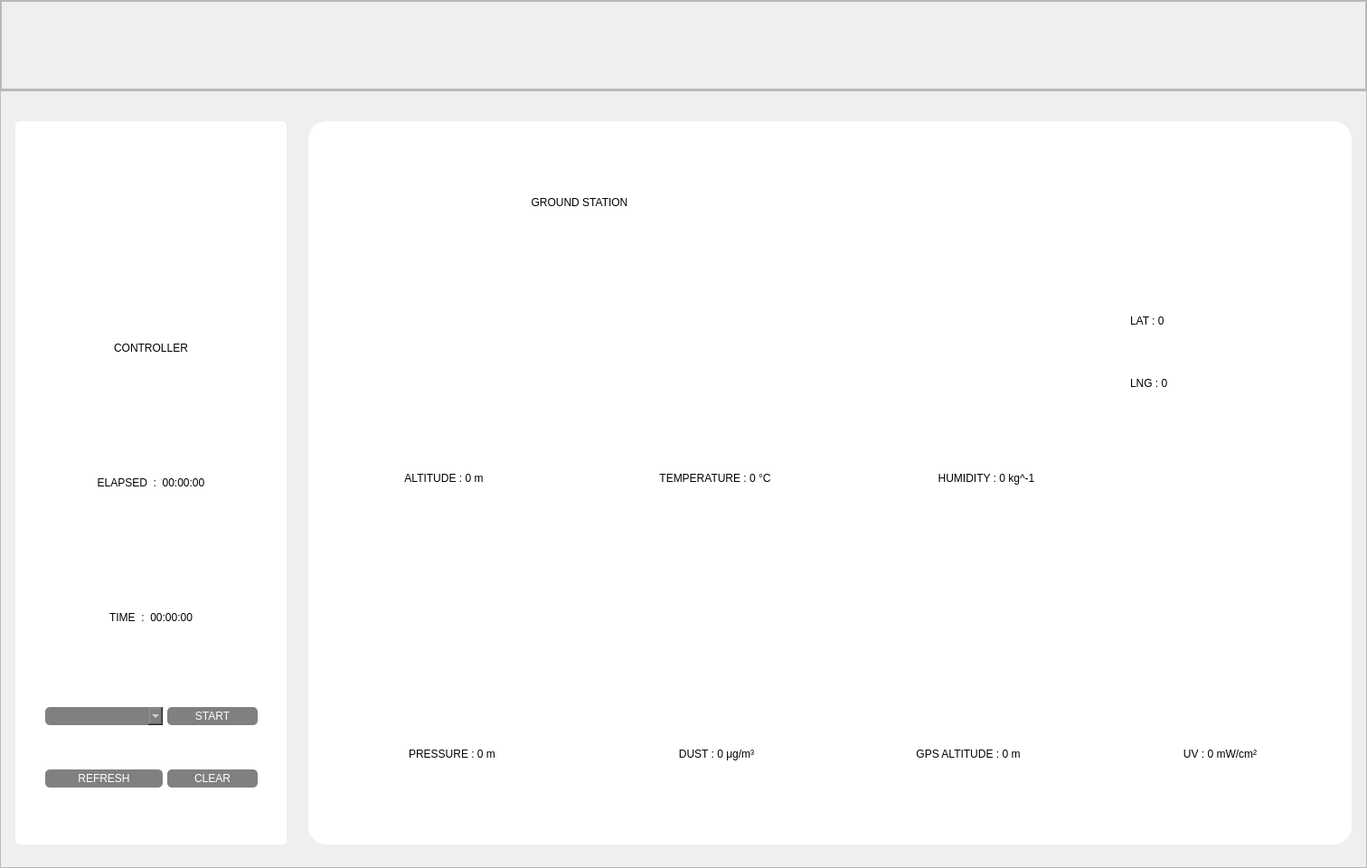
<?xml version="1.0" encoding="UTF-8"?>
<ui version="4.0">
 <class>MainWindow</class>
 <widget class="QMainWindow" name="MainWindow">
  <property name="geometry">
   <rect>
    <x>0</x>
    <y>0</y>
    <width>1512</width>
    <height>960</height>
   </rect>
  </property>
  <property name="minimumSize">
   <size>
    <width>1280</width>
    <height>960</height>
   </size>
  </property>
  <property name="maximumSize">
   <size>
    <width>16777215</width>
    <height>16777215</height>
   </size>
  </property>
  <property name="windowTitle">
   <string>MainWindow</string>
  </property>
  <property name="styleSheet">
   <string notr="true"/>
  </property>
  <widget class="QWidget" name="centralwidget">
   <property name="styleSheet">
    <string notr="true"/>
   </property>
   <layout class="QVBoxLayout" name="verticalLayout">
    <property name="spacing">
     <number>0</number>
    </property>
    <property name="leftMargin">
     <number>0</number>
    </property>
    <property name="topMargin">
     <number>0</number>
    </property>
    <property name="rightMargin">
     <number>0</number>
    </property>
    <property name="bottomMargin">
     <number>0</number>
    </property>
    <item>
     <widget class="QFrame" name="frame">
      <property name="maximumSize">
       <size>
        <width>16777215</width>
        <height>100</height>
       </size>
      </property>
      <property name="styleSheet">
       <string notr="true"/>
      </property>
      <property name="frameShape">
       <enum>QFrame::StyledPanel</enum>
      </property>
      <property name="frameShadow">
       <enum>QFrame::Raised</enum>
      </property>
      <layout class="QHBoxLayout" name="horizontalLayout">
       <property name="spacing">
        <number>0</number>
       </property>
       <property name="leftMargin">
        <number>0</number>
       </property>
       <property name="topMargin">
        <number>0</number>
       </property>
       <property name="rightMargin">
        <number>0</number>
       </property>
       <property name="bottomMargin">
        <number>0</number>
       </property>
       <item>
        <widget class="QFrame" name="frame_3">
         <property name="frameShape">
          <enum>QFrame::StyledPanel</enum>
         </property>
         <property name="frameShadow">
          <enum>QFrame::Raised</enum>
         </property>
         <layout class="QGridLayout" name="gridLayout_3">
          <item row="0" column="0">
           <widget class="QLabel" name="label_3">
            <property name="minimumSize">
             <size>
              <width>1100</width>
              <height>100</height>
             </size>
            </property>
            <property name="maximumSize">
             <size>
              <width>1100</width>
              <height>100</height>
             </size>
            </property>
            <property name="text">
             <string/>
            </property>
            <property name="pixmap">
             <pixmap resource="logo_team.qrc">:/newPrefix/space-ac-png.png</pixmap>
            </property>
            <property name="alignment">
             <set>Qt::AlignCenter</set>
            </property>
           </widget>
          </item>
         </layout>
        </widget>
       </item>
      </layout>
     </widget>
    </item>
    <item>
     <widget class="QFrame" name="frame_2">
      <property name="maximumSize">
       <size>
        <width>16777215</width>
        <height>10000</height>
       </size>
      </property>
      <property name="styleSheet">
       <string notr="true"/>
      </property>
      <property name="frameShape">
       <enum>QFrame::StyledPanel</enum>
      </property>
      <property name="frameShadow">
       <enum>QFrame::Raised</enum>
      </property>
      <layout class="QGridLayout" name="gridLayout">
       <property name="leftMargin">
        <number>16</number>
       </property>
       <property name="topMargin">
        <number>16</number>
       </property>
       <property name="rightMargin">
        <number>16</number>
       </property>
       <property name="bottomMargin">
        <number>8</number>
       </property>
       <property name="spacing">
        <number>24</number>
       </property>
       <item row="1" column="0">
        <widget class="QFrame" name="frame_5">
         <property name="minimumSize">
          <size>
           <width>200</width>
           <height>700</height>
          </size>
         </property>
         <property name="maximumSize">
          <size>
           <width>300</width>
           <height>800</height>
          </size>
         </property>
         <property name="styleSheet">
          <string notr="true">font: 87 12pt &quot;Segoe UI Black&quot;;
color: rgb(34, 87, 126);
background-color: rgb(255, 255, 255);

border-radius: 5px;
</string>
         </property>
         <property name="frameShape">
          <enum>QFrame::StyledPanel</enum>
         </property>
         <property name="frameShadow">
          <enum>QFrame::Raised</enum>
         </property>
         <layout class="QGridLayout" name="gridLayout_5">
          <property name="leftMargin">
           <number>8</number>
          </property>
          <property name="topMargin">
           <number>8</number>
          </property>
          <property name="rightMargin">
           <number>8</number>
          </property>
          <property name="bottomMargin">
           <number>16</number>
          </property>
          <property name="spacing">
           <number>5</number>
          </property>
          <item row="6" column="2">
           <widget class="QPushButton" name="btn_start">
            <property name="minimumSize">
             <size>
              <width>100</width>
              <height>20</height>
             </size>
            </property>
            <property name="maximumSize">
             <size>
              <width>150</width>
              <height>16777215</height>
             </size>
            </property>
            <property name="styleSheet">
             <string notr="true">font: 700 12pt &quot;Verdana&quot;;
color: rgb(255, 255, 255);
background-color: rgb(128, 128, 128);
border-radius: 5px;
</string>
            </property>
            <property name="text">
             <string>START</string>
            </property>
           </widget>
          </item>
          <item row="2" column="0" colspan="4">
           <widget class="QLabel" name="name_controller">
            <property name="maximumSize">
             <size>
              <width>16777215</width>
              <height>100</height>
             </size>
            </property>
            <property name="styleSheet">
             <string notr="true">font: 700 16pt &quot;Verdana&quot;;
color: rgb(0, 0, 0);</string>
            </property>
            <property name="text">
             <string>CONTROLLER</string>
            </property>
            <property name="alignment">
             <set>Qt::AlignCenter</set>
            </property>
           </widget>
          </item>
          <item row="0" column="2">
           <widget class="QLabel" name="label_4">
            <property name="minimumSize">
             <size>
              <width>80</width>
              <height>95</height>
             </size>
            </property>
            <property name="maximumSize">
             <size>
              <width>100</width>
              <height>80</height>
             </size>
            </property>
            <property name="text">
             <string/>
            </property>
            <property name="pixmap">
             <pixmap resource="logo_team.qrc">:/newPrefix/ac.png</pixmap>
            </property>
            <property name="scaledContents">
             <bool>true</bool>
            </property>
           </widget>
          </item>
          <item row="7" column="2">
           <widget class="QPushButton" name="btn_clear">
            <property name="minimumSize">
             <size>
              <width>100</width>
              <height>20</height>
             </size>
            </property>
            <property name="maximumSize">
             <size>
              <width>150</width>
              <height>16777215</height>
             </size>
            </property>
            <property name="styleSheet">
             <string notr="true">font: 700 12pt &quot;Verdana&quot;;
color: rgb(255, 255, 255);
background-color: rgb(128, 128, 128);
border-radius: 5px;
</string>
            </property>
            <property name="text">
             <string>CLEAR</string>
            </property>
           </widget>
          </item>
          <item row="4" column="0" colspan="4">
           <widget class="QLabel" name="time">
            <property name="maximumSize">
             <size>
              <width>16777215</width>
              <height>100</height>
             </size>
            </property>
            <property name="styleSheet">
             <string notr="true">font: 700 16pt &quot;Verdana&quot;;
color: rgb(0, 0, 0);</string>
            </property>
            <property name="text">
             <string>TIME  :  00:00:00</string>
            </property>
            <property name="alignment">
             <set>Qt::AlignCenter</set>
            </property>
           </widget>
          </item>
          <item row="3" column="0" colspan="4">
           <widget class="QLabel" name="elasped">
            <property name="maximumSize">
             <size>
              <width>16777215</width>
              <height>100</height>
             </size>
            </property>
            <property name="styleSheet">
             <string notr="true">font: 700 16pt &quot;Verdana&quot;;
color: rgb(0, 0, 0);</string>
            </property>
            <property name="text">
             <string>ELAPSED  :  00:00:00</string>
            </property>
            <property name="alignment">
             <set>Qt::AlignCenter</set>
            </property>
           </widget>
          </item>
          <item row="7" column="1">
           <widget class="QPushButton" name="btn_refresh">
            <property name="minimumSize">
             <size>
              <width>100</width>
              <height>20</height>
             </size>
            </property>
            <property name="maximumSize">
             <size>
              <width>150</width>
              <height>16777215</height>
             </size>
            </property>
            <property name="styleSheet">
             <string notr="true">font: 700 12pt &quot;Verdana&quot;;
color: rgb(255, 255, 255);
background-color: rgb(128, 128, 128);
border-radius: 5px;
</string>
            </property>
            <property name="text">
             <string>REFRESH</string>
            </property>
           </widget>
          </item>
          <item row="6" column="1">
           <widget class="QComboBox" name="port_list">
            <property name="minimumSize">
             <size>
              <width>100</width>
              <height>20</height>
             </size>
            </property>
            <property name="maximumSize">
             <size>
              <width>150</width>
              <height>16777215</height>
             </size>
            </property>
            <property name="styleSheet">
             <string notr="true">font: 700 12pt &quot;Verdana&quot;;
color: rgb(255, 255, 255);
background-color: rgb(128, 128, 128);
border-radius: 5px;
</string>
            </property>
           </widget>
          </item>
          <item row="0" column="1">
           <widget class="QLabel" name="label_2">
            <property name="minimumSize">
             <size>
              <width>130</width>
              <height>100</height>
             </size>
            </property>
            <property name="maximumSize">
             <size>
              <width>130</width>
              <height>80</height>
             </size>
            </property>
            <property name="text">
             <string/>
            </property>
            <property name="pixmap">
             <pixmap resource="logo_team.qrc">:/newPrefix/Suankularb_Wittayalai_School_logo.png</pixmap>
            </property>
            <property name="scaledContents">
             <bool>true</bool>
            </property>
           </widget>
          </item>
         </layout>
        </widget>
       </item>
       <item row="1" column="1">
        <widget class="QFrame" name="frame_6">
         <property name="minimumSize">
          <size>
           <width>0</width>
           <height>700</height>
          </size>
         </property>
         <property name="maximumSize">
          <size>
           <width>16777215</width>
           <height>800</height>
          </size>
         </property>
         <property name="styleSheet">
          <string notr="true">background-color: rgb(255, 255, 255);
border-radius: 20px;
</string>
         </property>
         <property name="frameShape">
          <enum>QFrame::StyledPanel</enum>
         </property>
         <property name="frameShadow">
          <enum>QFrame::Raised</enum>
         </property>
         <layout class="QGridLayout" name="gridLayout_2">
          <property name="leftMargin">
           <number>0</number>
          </property>
          <property name="topMargin">
           <number>0</number>
          </property>
          <property name="rightMargin">
           <number>0</number>
          </property>
          <property name="bottomMargin">
           <number>0</number>
          </property>
          <property name="spacing">
           <number>0</number>
          </property>
          <item row="2" column="2">
           <widget class="PlotWidget" name="c_hum_graph" native="true">
            <property name="minimumSize">
             <size>
              <width>300</width>
              <height>150</height>
             </size>
            </property>
            <property name="maximumSize">
             <size>
              <width>350</width>
              <height>150</height>
             </size>
            </property>
            <property name="styleSheet">
             <string notr="true">font: 700 16pt &quot;Verdana&quot;;</string>
            </property>
           </widget>
          </item>
          <item row="3" column="0">
           <widget class="QLabel" name="c_alt">
            <property name="minimumSize">
             <size>
              <width>0</width>
              <height>50</height>
             </size>
            </property>
            <property name="maximumSize">
             <size>
              <width>16777215</width>
              <height>50</height>
             </size>
            </property>
            <property name="styleSheet">
             <string notr="true">font: 700 16pt &quot;Verdana&quot;;
color: rgb(0, 0, 0);</string>
            </property>
            <property name="text">
             <string>ALTITUDE : 0 m</string>
            </property>
            <property name="alignment">
             <set>Qt::AlignCenter</set>
            </property>
           </widget>
          </item>
          <item row="2" column="0">
           <widget class="PlotWidget" name="c_alt_graph" native="true">
            <property name="minimumSize">
             <size>
              <width>300</width>
              <height>150</height>
             </size>
            </property>
            <property name="maximumSize">
             <size>
              <width>350</width>
              <height>200</height>
             </size>
            </property>
            <property name="styleSheet">
             <string notr="true">font: 700 16pt &quot;Verdana&quot;;</string>
            </property>
           </widget>
          </item>
          <item row="3" column="2">
           <widget class="QLabel" name="c_hum">
            <property name="minimumSize">
             <size>
              <width>0</width>
              <height>50</height>
             </size>
            </property>
            <property name="styleSheet">
             <string notr="true">font: 700 16pt &quot;Verdana&quot;;
color: rgb(0, 0, 0);</string>
            </property>
            <property name="text">
             <string>HUMIDITY : 0 kg^-1</string>
            </property>
            <property name="alignment">
             <set>Qt::AlignCenter</set>
            </property>
           </widget>
          </item>
          <item row="2" column="1">
           <widget class="PlotWidget" name="c_temp_graph" native="true">
            <property name="minimumSize">
             <size>
              <width>300</width>
              <height>150</height>
             </size>
            </property>
            <property name="maximumSize">
             <size>
              <width>350</width>
              <height>150</height>
             </size>
            </property>
            <property name="styleSheet">
             <string notr="true">font: 700 16pt &quot;Verdana&quot;;</string>
            </property>
           </widget>
          </item>
          <item row="4" column="0" colspan="4">
           <widget class="QFrame" name="frame_4">
            <property name="maximumSize">
             <size>
              <width>16777215</width>
              <height>300</height>
             </size>
            </property>
            <property name="frameShape">
             <enum>QFrame::StyledPanel</enum>
            </property>
            <property name="frameShadow">
             <enum>QFrame::Raised</enum>
            </property>
            <layout class="QGridLayout" name="gridLayout_4">
             <item row="1" column="1">
              <widget class="QLabel" name="pm_text">
               <property name="styleSheet">
                <string notr="true">font: 700 16pt &quot;Verdana&quot;;
color: rgb(0, 0, 0);</string>
               </property>
               <property name="text">
                <string>DUST : 0 μg/m³</string>
               </property>
               <property name="alignment">
                <set>Qt::AlignCenter</set>
               </property>
              </widget>
             </item>
             <item row="1" column="0">
              <widget class="QLabel" name="c_press">
               <property name="minimumSize">
                <size>
                 <width>0</width>
                 <height>50</height>
                </size>
               </property>
               <property name="maximumSize">
                <size>
                 <width>16777215</width>
                 <height>50</height>
                </size>
               </property>
               <property name="styleSheet">
                <string notr="true">font: 700 16pt &quot;Verdana&quot;;
color: rgb(0, 0, 0);</string>
               </property>
               <property name="text">
                <string>PRESSURE : 0 m</string>
               </property>
               <property name="alignment">
                <set>Qt::AlignCenter</set>
               </property>
              </widget>
             </item>
             <item row="0" column="2">
              <widget class="PlotWidget" name="galt_graph" native="true">
               <property name="maximumSize">
                <size>
                 <width>350</width>
                 <height>16777215</height>
                </size>
               </property>
               <property name="styleSheet">
                <string notr="true">font: 700 16pt &quot;Verdana&quot;;</string>
               </property>
              </widget>
             </item>
             <item row="1" column="2">
              <widget class="QLabel" name="galt_text">
               <property name="styleSheet">
                <string notr="true">font: 700 16pt &quot;Verdana&quot;;
color: rgb(0, 0, 0);</string>
               </property>
               <property name="text">
                <string>GPS ALTITUDE : 0 m</string>
               </property>
               <property name="alignment">
                <set>Qt::AlignCenter</set>
               </property>
              </widget>
             </item>
             <item row="0" column="0">
              <widget class="PlotWidget" name="c_press_graph" native="true">
               <property name="minimumSize">
                <size>
                 <width>300</width>
                 <height>150</height>
                </size>
               </property>
               <property name="maximumSize">
                <size>
                 <width>350</width>
                 <height>150</height>
                </size>
               </property>
               <property name="styleSheet">
                <string notr="true">font: 700 16pt &quot;Verdana&quot;;</string>
               </property>
              </widget>
             </item>
             <item row="0" column="1">
              <widget class="PlotWidget" name="pm_graph" native="true">
               <property name="maximumSize">
                <size>
                 <width>350</width>
                 <height>16777215</height>
                </size>
               </property>
               <property name="styleSheet">
                <string notr="true">font: 700 16pt &quot;Verdana&quot;;</string>
               </property>
              </widget>
             </item>
             <item row="0" column="3">
              <widget class="PlotWidget" name="uv_graph" native="true">
               <property name="styleSheet">
                <string notr="true">font: 700 16pt &quot;Verdana&quot;;</string>
               </property>
              </widget>
             </item>
             <item row="1" column="3">
              <widget class="QLabel" name="uv_label">
               <property name="styleSheet">
                <string notr="true">font: 700 16pt &quot;Verdana&quot;;
color: rgb(0, 0, 0);</string>
               </property>
               <property name="text">
                <string>UV : 0 mW/cm²</string>
               </property>
               <property name="alignment">
                <set>Qt::AlignCenter</set>
               </property>
              </widget>
             </item>
            </layout>
           </widget>
          </item>
          <item row="3" column="1">
           <widget class="QLabel" name="c_temp">
            <property name="minimumSize">
             <size>
              <width>0</width>
              <height>50</height>
             </size>
            </property>
            <property name="maximumSize">
             <size>
              <width>16777215</width>
              <height>50</height>
             </size>
            </property>
            <property name="styleSheet">
             <string notr="true">font: 700 16pt &quot;Verdana&quot;;
color: rgb(0, 0, 0);</string>
            </property>
            <property name="text">
             <string>TEMPERATURE : 0 °C</string>
            </property>
            <property name="alignment">
             <set>Qt::AlignCenter</set>
            </property>
           </widget>
          </item>
          <item row="2" column="3">
           <widget class="QFrame" name="frame_7">
            <property name="frameShape">
             <enum>QFrame::StyledPanel</enum>
            </property>
            <property name="frameShadow">
             <enum>QFrame::Raised</enum>
            </property>
            <layout class="QGridLayout" name="gridLayout_6">
             <item row="0" column="0">
              <widget class="QLabel" name="lat_text">
               <property name="styleSheet">
                <string notr="true">font: 700 16pt &quot;Verdana&quot;;
color: rgb(0, 0, 0);</string>
               </property>
               <property name="text">
                <string>LAT : 0</string>
               </property>
              </widget>
             </item>
             <item row="1" column="0">
              <widget class="QLabel" name="lng_text">
               <property name="styleSheet">
                <string notr="true">font: 700 16pt &quot;Verdana&quot;;
color: rgb(0, 0, 0);</string>
               </property>
               <property name="text">
                <string>LNG : 0</string>
               </property>
              </widget>
             </item>
            </layout>
           </widget>
          </item>
          <item row="0" column="0" colspan="2">
           <widget class="QLabel" name="label">
            <property name="minimumSize">
             <size>
              <width>0</width>
              <height>100</height>
             </size>
            </property>
            <property name="maximumSize">
             <size>
              <width>16777215</width>
              <height>100</height>
             </size>
            </property>
            <property name="styleSheet">
             <string notr="true">font: 700 36pt &quot;Verdana&quot;;
color: rgb(0, 0, 0);</string>
            </property>
            <property name="text">
             <string>GROUND STATION</string>
            </property>
            <property name="alignment">
             <set>Qt::AlignCenter</set>
            </property>
           </widget>
          </item>
         </layout>
        </widget>
       </item>
      </layout>
     </widget>
    </item>
   </layout>
  </widget>
 </widget>
 <customwidgets>
  <customwidget>
   <class>PlotWidget</class>
   <extends>QWidget</extends>
   <header location="global">pyqtgraph.h</header>
   <container>1</container>
  </customwidget>
 </customwidgets>
 <resources>
  <include location="logo_team.qrc"/>
  <include location="suankularb.qrc"/>
 </resources>
 <connections/>
</ui>
